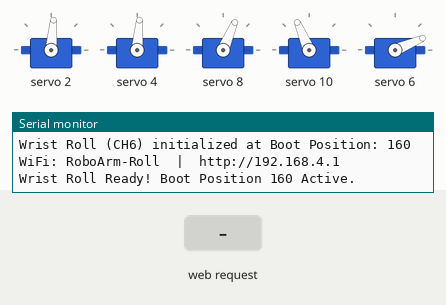
This sketch was run on a simulated ESP32. On the bench: 5 × servo, the last lines printed to the serial monitor. Inputs (shaded band) come from the test bench.

Above: at 1.2 s.
1.3 s: HTTP request GET /set?pulse=1 received
At 1.6 s:
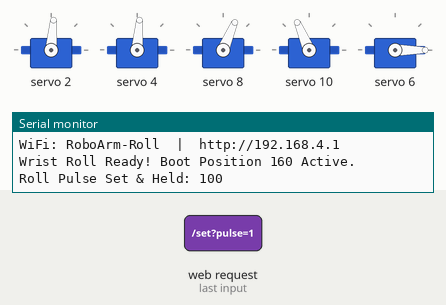
2.8 s: HTTP request GET /step?delta=120 received
At 3.9 s:
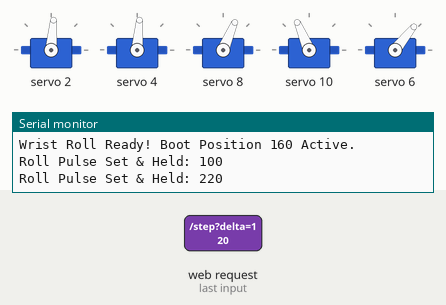
4.3 s: HTTP request GET /step?pulse=120&delta=120 received
At 5.0 s:
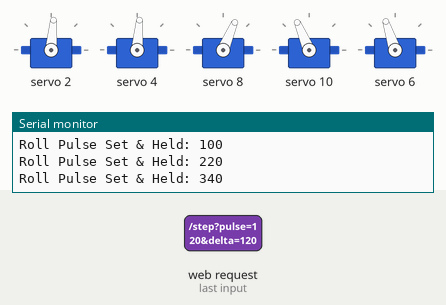
5.8 s: HTTP request GET /step?delta=120 received
At 6.2 s:
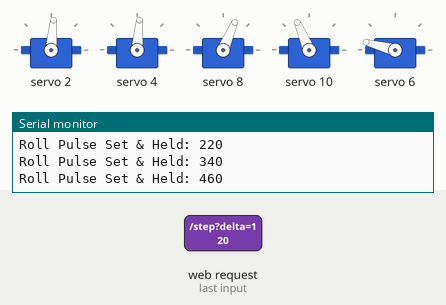
7.3 s: HTTP request GET /set?pulse=0 received
At 8.5 s:
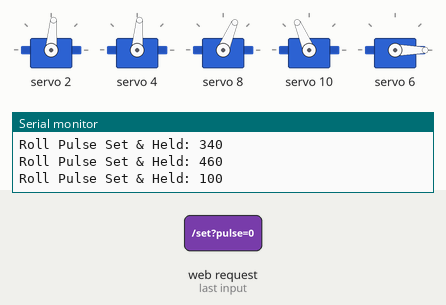
Timing chart, 0 to 9.8 s (numbered marks = the images above; inputs shaded):
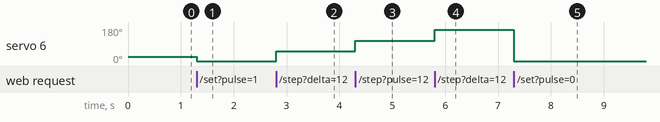

The sketch:

roll_calib.ino
```cpp
#include <Wire.h>
#include <Adafruit_PWMServoDriver.h>
#include <WiFi.h>
#include <WebServer.h>

// ─────────────────────────────────────────
//  PCA9685 Config
// ─────────────────────────────────────────
Adafruit_PWMServoDriver pwm = Adafruit_PWMServoDriver();
#define SERVO_FREQ 50

// ─────────────────────────────────────────
//  Joint Channels & Calibrated Locks
// ─────────────────────────────────────────
const int SHOULDER_CH = 2;  // MG996R — Locked at 290
const int ELBOW_CH    = 4;  // MG996R — Locked at 290
const int ROLL_CH     = 6;  // MG90S  — Wrist Roll on CH6
const int PITCH_CH    = 8;  // MG90S  — Locked at Calibrated Home 252
const int GRIPPER_CH  = 10; // MG90S  — Locked at Calibrated Safe 350

const int ARM_LOCK_PULSE     = 290;
const int PITCH_LOCK_PULSE   = 252;
const int GRIPPER_LOCK_PULSE = 350;

// CALIBRATED BOOT/START POSITION: 160
int currentRollPulse = 160;

// ─────────────────────────────────────────
//  WiFi AP Config
// ─────────────────────────────────────────
const char* ssid     = "RoboArm-Roll";
const char* password = "roboarm123";

WebServer server(80);

void lockOtherJoints() {
  pwm.setPWM(SHOULDER_CH, 0, ARM_LOCK_PULSE);
  pwm.setPWM(ELBOW_CH,    0, ARM_LOCK_PULSE);
  pwm.setPWM(PITCH_CH,    0, PITCH_LOCK_PULSE);
  pwm.setPWM(GRIPPER_CH,  0, GRIPPER_LOCK_PULSE);
}

void setRollPulse(int p) {
  // Calibrated limits: 100 (Min CCW) to 472 (Max CW)
  currentRollPulse = constrain(p, 100, 472);
  pwm.setPWM(ROLL_CH, 0, currentRollPulse);
  Serial.printf("Roll Pulse Set & Held: %d\n", currentRollPulse);
}

void stepRoll(int delta) {
  setRollPulse(currentRollPulse + delta);
}

void cutAllPower() {
  for (int ch = 0; ch < 16; ch++) {
    pwm.setPWM(ch, 0, 0);
  }
  Serial.println("All Power Cut!");
}

// ─────────────────────────────────────────
//  Web UI (Calibrated Wrist Roll Controller)
// ─────────────────────────────────────────
const char HTML[] PROGMEM = R"rawliteral(
<!DOCTYPE html>
<html lang="en">
<head>
<meta charset="UTF-8"/>
<meta name="viewport" content="width=device-width,initial-scale=1.0"/>
<title>Wrist Roll Calibrated Controller (CH 6)</title>
<style>
  @import url('https://fonts.googleapis.com/css2?family=Inter:wght@400;600;700&display=swap');
  *{margin:0;padding:0;box-sizing:border-box;}
  body{
    font-family:'Inter',sans-serif;
    background:#0a0b10;
    color:#e5e7eb;
    min-height:100vh;
    display:flex;
    flex-direction:column;
    align-items:center;
    padding:16px;
  }
  .card{
    background:#12141e;
    border:1px solid #1f2335;
    border-radius:24px;
    padding:24px 20px;
    width:100%;
    max-width:440px;
    box-shadow:0 12px 40px rgba(0,0,0,0.5);
    text-align:center;
  }
  h1{font-size:1.35rem;font-weight:700;color:#10b981;margin-bottom:4px;}
  .subtitle{font-size:0.8rem;color:#94a3b8;margin-bottom:12px;}
  .lock-badge{
    display:inline-block;padding:4px 12px;
    background:#05966920;border:1px solid #10b98140;
    border-radius:12px;font-size:0.75rem;color:#10b981;margin-bottom:16px;line-height:1.4;
  }

  .box{
    background:#0f172a;border:1px solid #1e293b;
    border-radius:16px;padding:16px 14px;margin-bottom:14px;text-align:left;
  }
  .box-title{font-size:0.85rem;font-weight:700;color:#10b981;margin-bottom:4px;}
  .box-desc{font-size:0.75rem;color:#64748b;margin-bottom:12px;line-height:1.4;}

  .hero-val{font-size:2.5rem;font-weight:700;color:#10b981;text-align:center;margin:4px 0 12px;}
  input[type=range]{width:100%;height:8px;border-radius:4px;background:#1e293b;outline:none;margin-bottom:14px;}

  .btn-grid{display:grid;grid-template-columns:1fr 1fr;gap:10px;margin-bottom:10px;}
  .btn{
    padding:14px 8px;font-size:0.88rem;font-weight:700;border:none;
    border-radius:12px;cursor:pointer;transition:all 0.1s ease;
  }
  .btn:active{transform:scale(0.96);}

  /* CW ROLL BUTTONS */
  .btn-cw-lg{background:#059669;color:#fff;}
  .btn-cw-md{background:#10b981;color:#fff;}
  .btn-cw-sm{background:#34d399;color:#064e3b;font-size:0.8rem;padding:10px;}

  /* CCW ROLL BUTTONS */
  .btn-ccw-lg{background:#0284c7;color:#fff;}
  .btn-ccw-md{background:#0ea5e9;color:#fff;}
  .btn-ccw-sm{background:#38bdf8;color:#0c4a6e;font-size:0.8rem;padding:10px;}

  .btn-home{
    width:100%;padding:13px;background:#1e293b;border:1px solid #334155;
    color:#f8fafc;font-size:0.88rem;font-weight:700;border-radius:10px;cursor:pointer;margin-top:6px;
  }

  .preset-grid{display:grid;grid-template-columns:repeat(5,1fr);gap:6px;margin-top:10px;}
  .btn-pre{
    padding:8px 2px;background:#1e293b;border:1px solid #334155;
    color:#cbd5e1;border-radius:8px;font-size:0.75rem;font-weight:700;cursor:pointer;
  }

  .btn-cut{
    width:100%;padding:14px;background:#7f1d1d;border:1px solid #ef444455;
    color:#fca5a5;font-size:0.92rem;font-weight:700;border-radius:12px;cursor:pointer;margin-top:4px;
  }
  .status{margin-top:14px;font-size:0.82rem;color:#10b981;min-height:18px;font-weight:600;}
  .summary-badge{
    background:#064e3b25;border:1px solid #05966950;border-radius:12px;
    padding:10px;margin-bottom:12px;font-size:0.78rem;color:#6ee7b7;line-height:1.4;text-align:center;
  }
</style>
</head>
<body>
<div class="card">
  <h1>🔄 WRIST ROLL (CH 6)</h1>
  <p class="subtitle">Fully Calibrated Range: 100 → 472</p>
  <span class="lock-badge">🔒 Locked: Shoulder(290), Elbow(290), Pitch(252), Gripper(350)</span>

  <div class="summary-badge">
    <b>Calibrated Limits:</b><br/>
    MIN CCW = <b>100</b> &nbsp;|&nbsp; BOOT / HOME = <b>160</b> &nbsp;|&nbsp; MAX CW = <b>472</b>
  </div>

  <!-- ── Current Position Hero & Slider ── -->
  <div class="box">
    <div class="box-title">📍 Live Position / Pulse (100 → 472)</div>
    <div class="hero-val" id="disp">160</div>
    <input type="range" min="100" max="472" value="160" id="slider" oninput="onSlide(this.value)" onchange="sendPulse(this.value)">

    <div class="preset-grid">
      <button class="btn-pre" onclick="sendPulse(100)">100 (Min)</button>
      <button class="btn-pre" onclick="sendPulse(160)">160 (HOME)</button>
      <button class="btn-pre" onclick="sendPulse(250)">250</button>
      <button class="btn-pre" onclick="sendPulse(360)">360</button>
      <button class="btn-pre" onclick="sendPulse(472)">472 (Max)</button>
    </div>
  </div>

  <!-- ── Step Adjustments ── -->
  <div class="box">
    <div class="box-title">⚡ Step & Hold Adjustments</div>
    <div class="box-desc">
      Roll CW ya CCW step karke angle adjust karo:
    </div>

    <!-- Medium Steps -->
    <div class="btn-grid">
      <button class="btn btn-cw-md" onclick="step(+30)">🔄 ROLL CW (+30)</button>
      <button class="btn btn-ccw-md" onclick="step(-30)">🔄 ROLL CCW (-30)</button>
    </div>

    <!-- Micro Steps -->
    <div class="btn-grid">
      <button class="btn btn-cw-sm" onclick="step(+10)">Micro CW (+10)</button>
      <button class="btn btn-ccw-sm" onclick="step(-10)">Micro CCW (-10)</button>
    </div>

    <!-- Big Steps -->
    <div class="btn-grid">
      <button class="btn btn-cw-lg" onclick="step(+60)">🚀 Big CW (+60)</button>
      <button class="btn btn-ccw-lg" onclick="step(-60)">🚀 Big CCW (-60)</button>
    </div>

    <button class="btn-home" onclick="sendPulse(160)">🏠 RETURN HOME (160)</button>
  </div>

  <button class="btn-cut" onclick="cutPower()">⚠️ CUT ALL POWER (PWM 0)</button>
  <div class="status" id="status">Ready. Initialized at Boot Position 160!</div>
</div>

<script>
let currentVal = 160;

function setStatus(msg){document.getElementById('status').innerText = msg;}

function updateUI(val){
  currentVal = parseInt(val);
  document.getElementById('disp').innerText = currentVal;
  document.getElementById('slider').value = currentVal;
}

function onSlide(v){
  document.getElementById('disp').innerText = v;
}

function sendPulse(p){
  updateUI(p);
  setStatus('Holding pulse: ' + p);
  fetch('/set?pulse=' + p)
    .then(r => r.text())
    .then(m => setStatus(m))
    .catch(() => setStatus('Connection Error!'));
}

function step(delta){
  let target = currentVal + delta;
  if(target < 100) target = 100;
  if(target > 472) target = 472;
  sendPulse(target);
}

function cutPower(){
  fetch('/cut').then(() => setStatus('All PWM Cut! All Servos Relaxed.'));
}
</script>
</body>
</html>
)rawliteral";

// ─────────────────────────────────────────
//  HTTP Handlers
// ─────────────────────────────────────────
void handleRoot() { server.send_P(200, "text/html", HTML); }

void handleSet() {
  if (server.hasArg("pulse")) {
    int p = server.arg("pulse").toInt();
    setRollPulse(p);
    server.send(200, "text/plain", "Roll Set & Held at: " + String(currentRollPulse));
  } else {
    server.send(400, "text/plain", "Missing pulse");
  }
}

void handleStep() {
  if (server.hasArg("delta")) {
    int d = server.arg("delta").toInt();
    stepRoll(d);
    server.send(200, "text/plain", "Roll Stepped to: " + String(currentRollPulse));
  } else {
    server.send(400, "text/plain", "Missing delta");
  }
}

void handleCut() {
  cutAllPower();
  server.send(200, "text/plain", "All Power Cut");
}

// ─────────────────────────────────────────
//  Setup & Loop
// ─────────────────────────────────────────
void setup() {
  Serial.begin(115200);
  Serial.println("\n=== Wrist Roll Calibrator (CH 6) ===");

  pwm.begin();
  pwm.setOscillatorFrequency(27000000);
  pwm.setPWMFreq(SERVO_FREQ);
  delay(50);

  // Lock heavy joints & calibrated wrist pitch / gripper
  lockOtherJoints();
  Serial.println("Shoulder (CH2) & Elbow (CH4) locked at 290");
  Serial.println("Pitch (CH8) locked at 252 | Gripper (CH10) locked at 350");

  // Prime Roll to requested Boot/Home position (160)
  setRollPulse(currentRollPulse);
  Serial.printf("Wrist Roll (CH6) initialized at Boot Position: %d\n", currentRollPulse);

  WiFi.softAP(ssid, password);
  Serial.printf("WiFi: %s  |  http://%s\n", ssid, WiFi.softAPIP().toString().c_str());

  server.on("/",     handleRoot);
  server.on("/set",  handleSet);
  server.on("/step", handleStep);
  server.on("/cut",  handleCut);
  server.begin();

  Serial.println("Wrist Roll Ready! Boot Position 160 Active.");
}

void loop() {
  server.handleClient();
}
```

Measured:
- after the input at 1.3 s, servo 6: 23° → 0° at once
- after the input at 2.8 s, servo 6: 0° → 51° at once
- after the input at 4.3 s, servo 6: 51° → 108° at once
- after the input at 5.8 s, servo 6: 108° → 165° at once
- after the input at 7.3 s, servo 6: 165° → 0° at once
